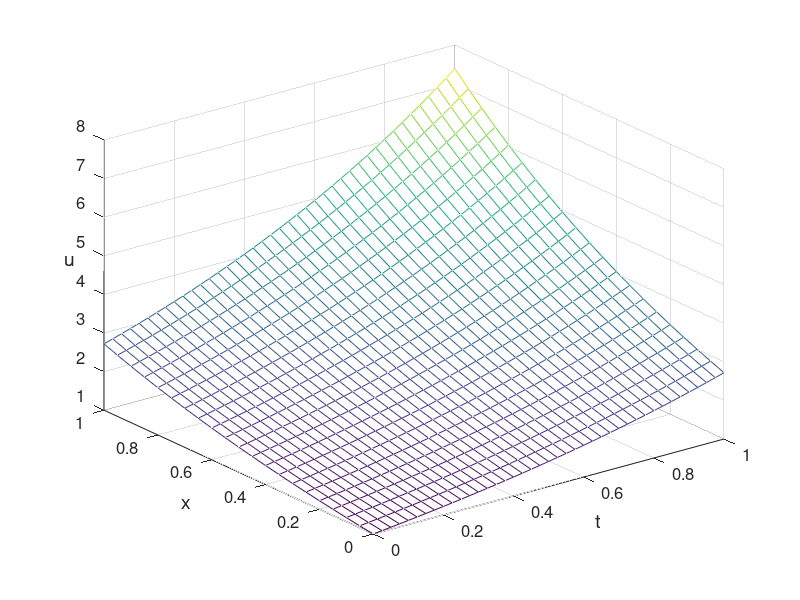

MATLAB code to generate this figure:
% fdm_heat.m
% forward difference scheme for heat equation
% u_t=u_{xx}, (x,t) in (0,1)x(0,1],
% u(x,0)=exp(x), x in [0,1],
% u(0,t)=exp(t), u(1,t)=exp(1+t), t in (0,1]
% exact solution: u(x,t)=exp(x+t)
clear all; close all;
a=1;
h=0.05; x=[0:h:1];
tau=0.00125; t=[0:tau:1];
r=a*tau/h^2;
M=length(x)-1; N=length(t)-1;
% constructing the coefficient matrix
e=r*ones(M-1,1);
A=spdiags([e 1-2*e e],[-1 0 1],M-1,M-1);
% setting initial and boundary conditions
u=zeros(M+1,N+1);
u(:,1)=exp(x);
u(1,:)=exp(t); 
u(end,:)=exp(1+t);
for n=1:N
    u(2:M,n+1)=A*u(2:M,n);
    u(2,n+1)=u(2,n+1)+r*u(1,n);
    u(M,n+1)=u(M,n+1)+r*u(end,n);
end
% plot the figure
mesh(t(1:20:end),x,u(:,1:20:end))
set(gca,'fontsize',12)
xlabel('t','fontsize', 14) 
ylabel('x','fontsize',14)
zlabel('u','fontsize',14,'Rotation',0)

% calculating maximum error
[T X]=meshgrid(t,x);
ue=exp(X+T);
Error=max(max(abs(ue-u)))

% print -dpng -r600  fdm_heat.png
